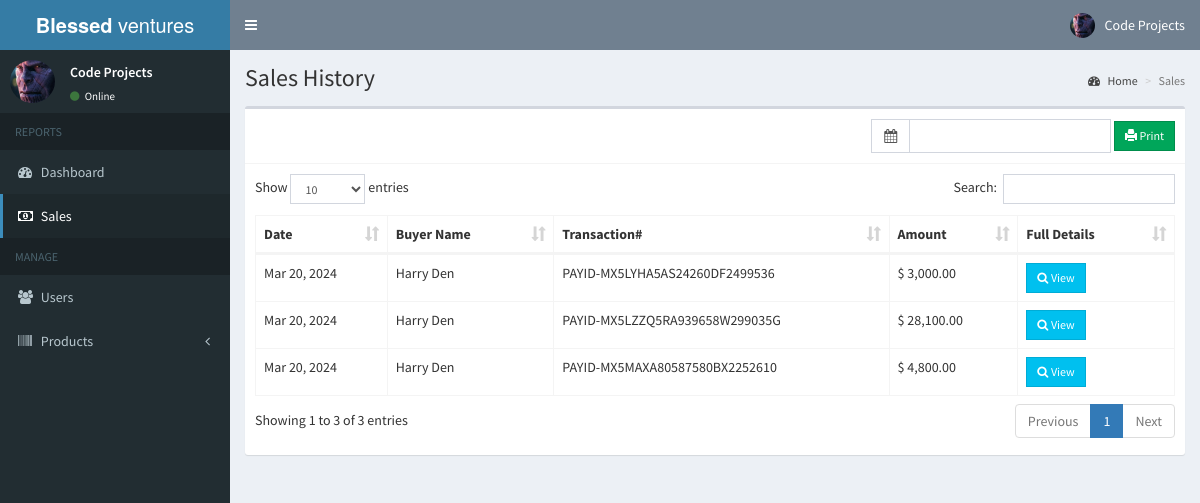
The page /admin/sales.php (signed in) on the database its author committed.
### tables this page shows
CREATE TABLE IF NOT EXISTS `users` (
`id` int(11) NOT NULL,
  `email` varchar(200) NOT NULL,
  `password` varchar(60) NOT NULL,
  `type` int(1) NOT NULL,
  `firstname` varchar(50) NOT NULL,
  `lastname` varchar(50) NOT NULL,
  `address` text NOT NULL,
  `contact_info` varchar(100) NOT NULL,
  `photo` varchar(200) NOT NULL,
  `status` int(1) NOT NULL,
  `activate_code` varchar(15) NOT NULL,
  `reset_code` varchar(15) NOT NULL,
  `created_on` date NOT NULL
);

CREATE TABLE IF NOT EXISTS `sales` (
`id` int(11) NOT NULL,
  `user_id` int(11) NOT NULL,
  `pay_id` varchar(50) NOT NULL,
  `sales_date` date NOT NULL
);

### admin/includes/session.php (called while the page is built, shortened)
<?php
	include '../includes/conn.php';
	$conn = $pdo->open();
	$stmt = $conn->prepare("SELECT * FROM users WHERE id=:id");
	$stmt->execute(['id'=>$_SESSION['admin']]);
	$admin = $stmt->fetch();
?>

### admin/sales.php (the view, shortened to what this page needs)
<?php include 'includes/session.php'; ?>
<?php include 'includes/header.php'; ?>
<body class="hold-transition skin-blue sidebar-mini">
<div class="wrapper">
  <?php include 'includes/navbar.php'; ?>
  <?php include 'includes/menubar.php'; ?>
  <div class="content-wrapper">
    <section class="content-header">
      <h1>
        Sales History
      </h1>
      <ol class="breadcrumb">
        <li><a href="#"><i class="fa fa-dashboard"></i> Home</a></li>
        <li class="active">Sales</li>
      </ol>
    </section>
    <section class="content">
      <div class="row">
        <div class="col-xs-12">
          <div class="box">
            <div class="box-header with-border">
              <div class="pull-right">
                <form method="POST" class="form-inline" action="sales_print.php">
                  <div class="input-group">
                    <div class="input-group-addon">
                      <i class="fa fa-calendar"></i>
                    </div>
                    <input type="text" class="form-control pull-right col-sm-8" id="reservation" name="date_range">
                  </div>
                  <button type="submit" class="btn btn-success btn-sm btn-flat" name="print"><span class="glyphicon glyphicon-print"></span> Print</button>
                </form>
              </div>
            </div>
            <div class="box-body">
              <table id="example1" class="table table-bordered">
                <thead>
                  <th>Date</th>
                  <th>Buyer Name</th>
                  <th>Transaction#</th>
                  <th>Amount</th>
                  <th>Full Details</th>
                </thead>
                <tbody>
                  <?php
                    $conn = $pdo->open();
                    try{
                      $stmt = $conn->prepare("SELECT *, sales.id AS salesid FROM sales LEFT JOIN users ON users.id=sales.user_id ORDER BY sales_date DESC");
                      $stmt->execute();
                      foreach($stmt as $row){
                        $stmt = $conn->prepare("SELECT * FROM details LEFT JOIN products ON products.id=details.product_id WHERE details.sales_id=:id");
                        $stmt->execute(['id'=>$row['salesid']]);
                        $total = 0;
                        foreach($stmt as $details){
                          $subtotal = $details['price']*$details['quantity'];
                          $total += $subtotal;
                        }
                        echo "
                          <tr>
                            <td class='hidden'></td>
                            <td>".date('M d, Y', strtotime($row['sales_date']))."</td>
                            <td>".$row['firstname'].' '.$row['lastname']."</td>
                            <td>".$row['pay_id']."</td>
                            <td>&#36; ".number_format($total, 2)."</td>
                            <td><button type='button' class='btn btn-info btn-sm btn-flat transact' data-id='".$row['salesid']."'><i class='fa fa-search'></i> View</button></td>
                          </tr>
                        ";
                      }
                    }
                    catch(PDOException $e){
                      echo $e->getMessage();
                    }
                  ?>
                </tbody>
              </table>
            </div>
          </div>
        </div>
      </div>
    </section>
  </div>
</div>
</body>
</html>

### admin/includes/navbar.php (shortened to what this page needs)
<header class="main-header">
  <a href="#" class="logo">
    <span class="logo-lg"><b>Blessed </b>ventures</span>
  </a>
  <nav class="navbar navbar-static-top">
    <a href="#" class="sidebar-toggle" data-toggle="push-menu" role="button">
    </a>
    <div class="navbar-custom-menu">
      <ul class="nav navbar-nav">
        <li class="dropdown user user-menu">
          <a href="#" class="dropdown-toggle" data-toggle="dropdown">
            <img src="<?php echo (!empty($admin['photo'])) ? '../images/'.$admin['photo'] : '../images/profile.jpg'; ?>" class="user-image" alt="User Image">
            <span class="hidden-xs"><?php echo $admin['firstname'].' '.$admin['lastname']; ?></span>
          </a>
        </li>
      </ul>
    </div>
  </nav>
</header>

### admin/includes/menubar.php (shortened to what this page needs)
<aside class="main-sidebar">
  <section class="sidebar">
    <div class="user-panel">
      <div class="pull-left image">
        <img src="<?php echo (!empty($admin['photo'])) ? '../images/'.$admin['photo'] : '../images/profile.jpg'; ?>" class="img-circle" alt="User Image">
      </div>
      <div class="pull-left info">
        <p><?php echo $admin['firstname'].' '.$admin['lastname']; ?></p>
        <a><i class="fa fa-circle text-success"></i> Online</a>
      </div>
    </div>
    <ul class="sidebar-menu" data-widget="tree">
      <li class="header">REPORTS</li>
      <li><a href="home.php"><i class="fa fa-dashboard"></i> <span>Dashboard</span></a></li>
      <li><a href="sales.php"><i class="fa fa-money"></i> <span>Sales</span></a></li>
      <li class="header">MANAGE</li>
      <li><a href="users.php"><i class="fa fa-users"></i> <span>Users</span></a></li>
      <li class="treeview">
        <a href="#">
          <i class="fa fa-barcode"></i>
          <span>Products</span>
          <span class="pull-right-container">
            <i class="fa fa-angle-left pull-right"></i>
          </span>
        </a>
      </li>
    </ul>
  </section>
</aside>

### rows shown on the page
users: photo (picture), firstname "Code", lastname "Projects"
sales: sales_date "Mar 20, 2024", user.firstname "Harry", user.lastname "Den", pay "PAYID-MX5LYHA5AS24260DF2499536", total "3,000.00"
sales: sales_date "Mar 20, 2024", user.firstname "Harry", user.lastname "Den", pay "PAYID-MX5LZZQ5RA939658W299035G", total "28,100.00"
sales: sales_date "Mar 20, 2024", user.firstname "Harry", user.lastname "Den", pay "PAYID-MX5MAXA80587580BX2252610", total "4,800.00"
